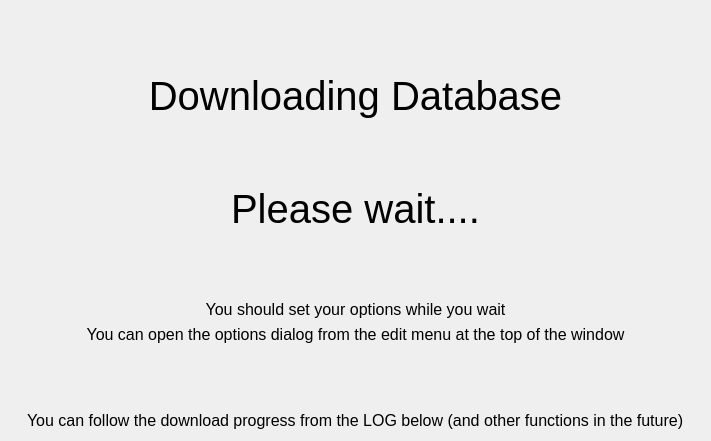
<?xml version="1.0" encoding="UTF-8"?>
<ui version="4.0">
 <class>Dialog</class>
 <widget class="QDialog" name="Dialog">
  <property name="geometry">
   <rect>
    <x>0</x>
    <y>0</y>
    <width>711</width>
    <height>441</height>
   </rect>
  </property>
  <property name="windowTitle">
   <string>Dialog</string>
  </property>
  <layout class="QGridLayout" name="gridLayout_3">
   <item row="0" column="0">
    <layout class="QGridLayout" name="gridLayout_7">
     <item row="5" column="1">
      <widget class="QLabel" name="label_4">
       <property name="font">
        <font>
         <pointsize>12</pointsize>
        </font>
       </property>
       <property name="text">
        <string>You should set your options while you wait</string>
       </property>
       <property name="alignment">
        <set>Qt::AlignCenter</set>
       </property>
      </widget>
     </item>
     <item row="3" column="0">
      <spacer name="horizontalSpacer">
       <property name="orientation">
        <enum>Qt::Horizontal</enum>
       </property>
       <property name="sizeHint" stdset="0">
        <size>
         <width>40</width>
         <height>20</height>
        </size>
       </property>
      </spacer>
     </item>
     <item row="8" column="1">
      <widget class="QLabel" name="label_3">
       <property name="font">
        <font>
         <pointsize>12</pointsize>
        </font>
       </property>
       <property name="text">
        <string>You can follow the download progress from the LOG below (and other functions in the future)</string>
       </property>
       <property name="alignment">
        <set>Qt::AlignLeading|Qt::AlignLeft|Qt::AlignVCenter</set>
       </property>
      </widget>
     </item>
     <item row="3" column="1">
      <widget class="QLabel" name="label_2">
       <property name="font">
        <font>
         <pointsize>30</pointsize>
        </font>
       </property>
       <property name="text">
        <string>Please wait....</string>
       </property>
       <property name="alignment">
        <set>Qt::AlignCenter</set>
       </property>
      </widget>
     </item>
     <item row="2" column="1">
      <spacer name="verticalSpacer_3">
       <property name="orientation">
        <enum>Qt::Vertical</enum>
       </property>
       <property name="sizeHint" stdset="0">
        <size>
         <width>20</width>
         <height>40</height>
        </size>
       </property>
      </spacer>
     </item>
     <item row="4" column="1">
      <spacer name="verticalSpacer_2">
       <property name="orientation">
        <enum>Qt::Vertical</enum>
       </property>
       <property name="sizeHint" stdset="0">
        <size>
         <width>20</width>
         <height>40</height>
        </size>
       </property>
      </spacer>
     </item>
     <item row="0" column="1">
      <spacer name="verticalSpacer">
       <property name="orientation">
        <enum>Qt::Vertical</enum>
       </property>
       <property name="sizeHint" stdset="0">
        <size>
         <width>20</width>
         <height>40</height>
        </size>
       </property>
      </spacer>
     </item>
     <item row="3" column="2">
      <spacer name="horizontalSpacer_2">
       <property name="orientation">
        <enum>Qt::Horizontal</enum>
       </property>
       <property name="sizeHint" stdset="0">
        <size>
         <width>40</width>
         <height>20</height>
        </size>
       </property>
      </spacer>
     </item>
     <item row="1" column="1">
      <widget class="QLabel" name="label">
       <property name="font">
        <font>
         <pointsize>30</pointsize>
        </font>
       </property>
       <property name="text">
        <string>Downloading Database</string>
       </property>
       <property name="alignment">
        <set>Qt::AlignCenter</set>
       </property>
      </widget>
     </item>
     <item row="6" column="1">
      <widget class="QLabel" name="label_5">
       <property name="font">
        <font>
         <pointsize>12</pointsize>
        </font>
       </property>
       <property name="text">
        <string>You can open the options dialog from the edit menu at the top of the window</string>
       </property>
       <property name="alignment">
        <set>Qt::AlignCenter</set>
       </property>
      </widget>
     </item>
     <item row="7" column="1">
      <spacer name="verticalSpacer_4">
       <property name="orientation">
        <enum>Qt::Vertical</enum>
       </property>
       <property name="sizeHint" stdset="0">
        <size>
         <width>20</width>
         <height>40</height>
        </size>
       </property>
      </spacer>
     </item>
    </layout>
   </item>
  </layout>
 </widget>
 <resources/>
 <connections/>
</ui>
